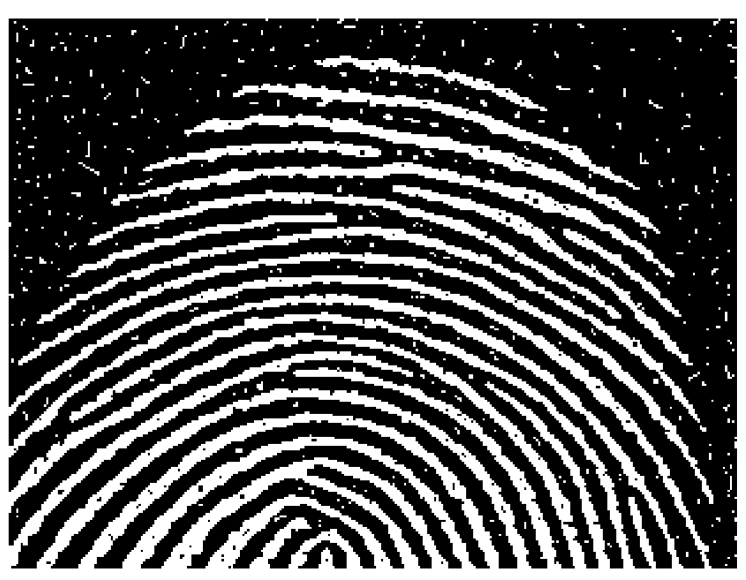
#> input picture Images/opening.png, 1492 x 1160 px, found by its file name (shown at 1/2 size)
$ python 'Lab_5(b).py'
#> lines starting #> are read from the running program, lines starting #| are printed output that depends on the picture
import numpy as np
import cv2
import matplotlib.pyplot as plt

##  erosion
def erosion(img,structuring_element):
    [h,w] = img.shape
    mask = np.ones((structuring_element,structuring_element),np.uint8)
    eroted_image = np.zeros_like(img)
    padding = structuring_element // 2

    for i in range(padding, h-padding):
        for j in range(padding,w-padding):
            kernel = img[i-padding :i+padding+1 , j-padding : j+padding+1]
            eroted_image[i,j] = np.min(mask * kernel)
    return eroted_image


## dilation
def dilation(img,structuring_element):
    [h,w]=img.shape
    mask = np.ones((structuring_element,structuring_element), np.uint8)
    dilated_image = np.zeros_like(img)
    padding = structuring_element // 2

    for i in range(padding, h-padding):
        for j in range(padding,w-padding):
            kernel = img[i-padding :i+padding+1 , j-padding : j+padding+1]
            dilated_image[i,j] = np.max(mask * kernel)
    return dilated_image


path = 'Digital Image Processing/Images/opening.png'
img = cv2.imread(path,0)
#> img: shape (1160, 1492); min 0, max 255, mean 86.1
img = cv2.resize(img,(512,512))
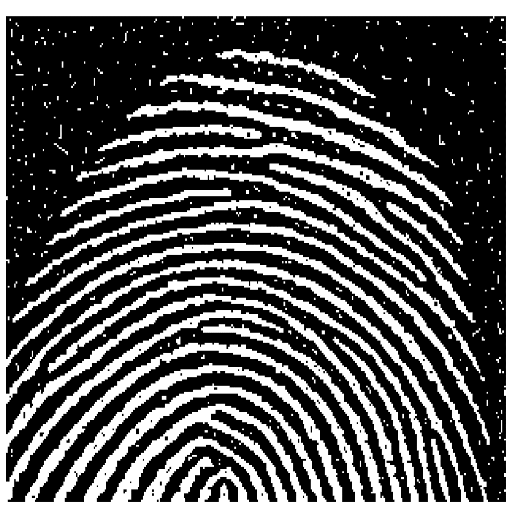
#> img: shape (512, 512); min 0, max 255, mean 86

[h,w] = img.shape
#> h = 512; w = 512

structuring_element1 = 5
eroted_image = erosion(img,structuring_element1)
#> after the loop in erosion, `for i in range(padding, h-padding):`:
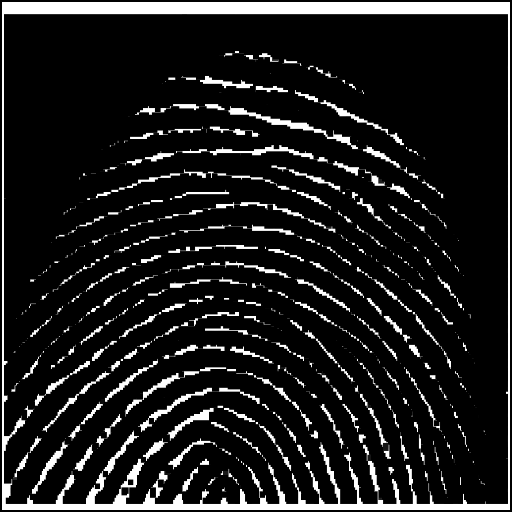
#> eroted_image: shape (512, 512); min 0, max 255, mean 29.5

structuring_element2 = 15
dilated_image = dilation(img,structuring_element2)
#> after the loop in dilation, `for i in range(padding, h-padding):`:
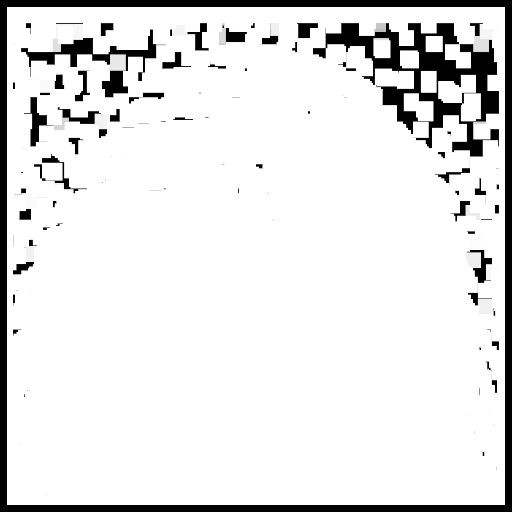
#> dilated_image: shape (512, 512); min 0, max 255, mean 227.9

opening = dilation(eroted_image,structuring_element1)
#> call 2 of dilation, with structuring_element = 5
#> after the loop in dilation (call 2), `for i in range(padding, h-padding):`:
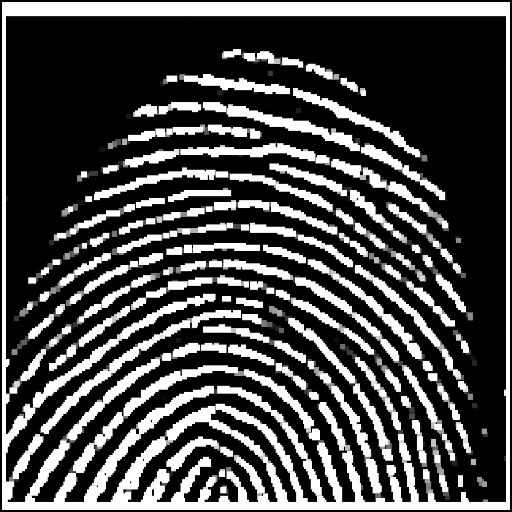
#> dilated_image: shape (512, 512); min 0, max 255, mean 73.6
closing = erosion(dilated_image,structuring_element2)
#> call 2 of erosion, with structuring_element = 15
#> after the loop in erosion (call 2), `for i in range(padding, h-padding):`:
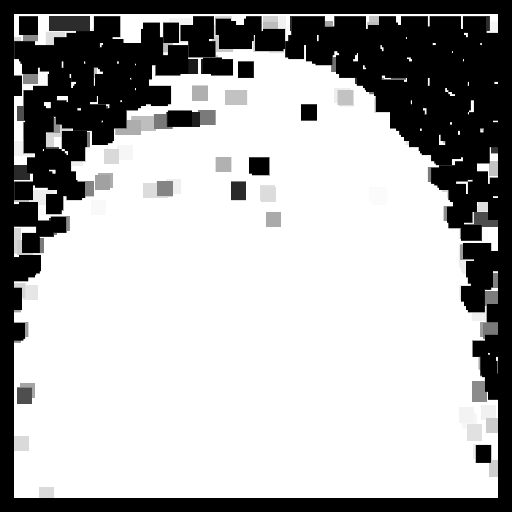
#> eroted_image: shape (512, 512); min 0, max 255, mean 173.2

plt.figure(figsize=(10,5))
plt.subplot(2,2,1)
plt.imshow(img, cmap = 'gray')

plt.subplot(2,2,2)
plt.imshow(opening, cmap = 'gray')

plt.subplot(2,2,3)
plt.imshow(closing, cmap = 'gray')


plt.show()

$ run again, with Images/boundary.png copied over Images/opening.png
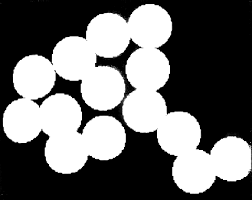
#> input picture Images/boundary.png, 252 x 200 px, found by its file name
#> img is the input picture: shape (200, 252); min 0, max 255, mean 107
#> img: shape (512, 512)
#> after the loop in dilation, `for i in range(padding, h-padding):`:
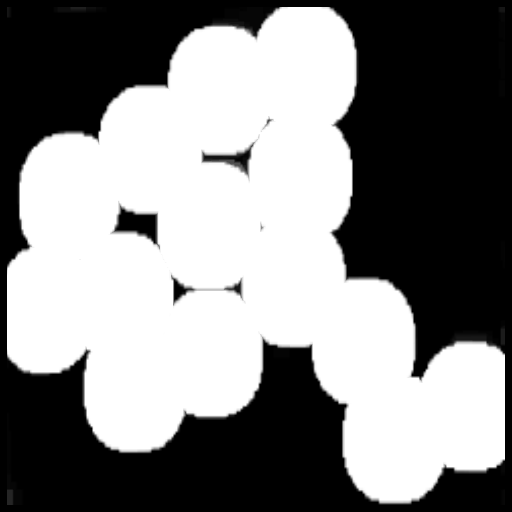
#> dilated_image: shape (512, 512); min 0, max 255, mean 131.4
#> after the loop in erosion (call 2), `for i in range(padding, h-padding):`:
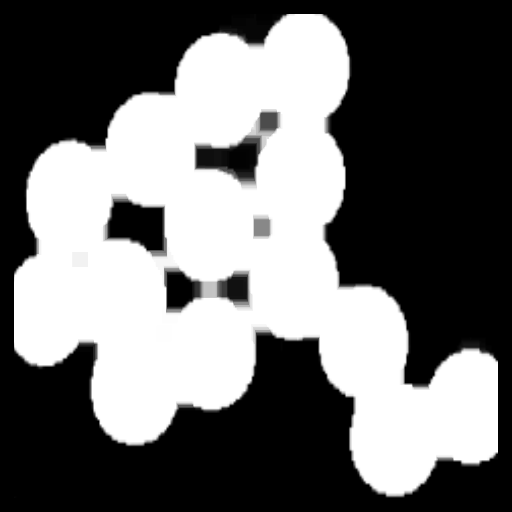
#> eroted_image: shape (512, 512); min 0, max 255, mean 109.7

$ run again, with Images/aa.jpeg saved as Images/opening.png
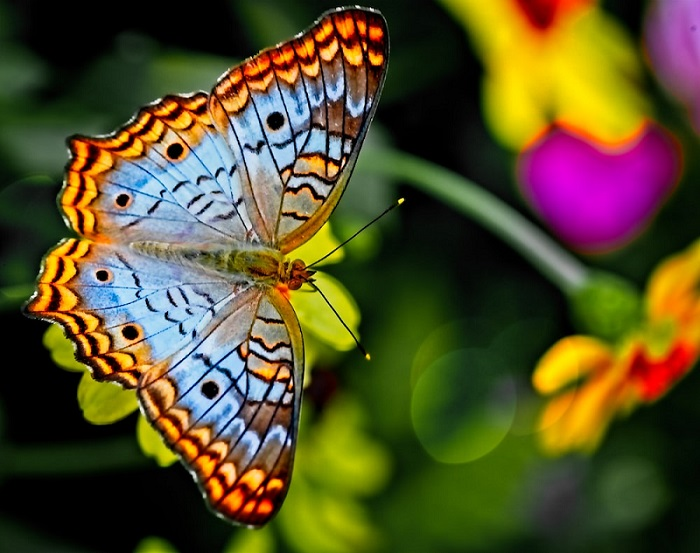
#> input picture Images/aa.jpeg, 700 x 553 px, found by its file name
#> after the loop in dilation (call 2), `for i in range(padding, h-padding):`:
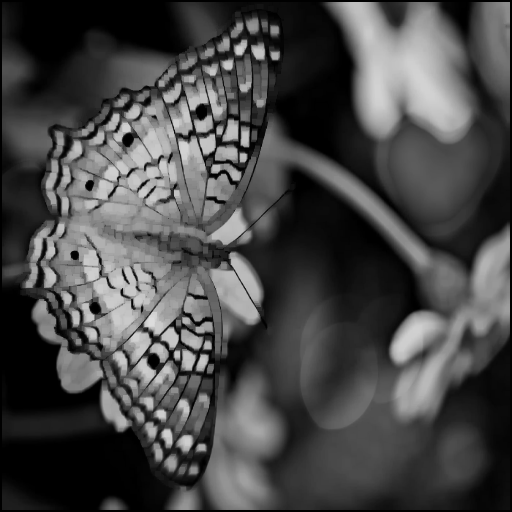
#> dilated_image: shape (512, 512); min 0, max 220, mean 71.2
#> after the loop in erosion (call 2), `for i in range(padding, h-padding):`:
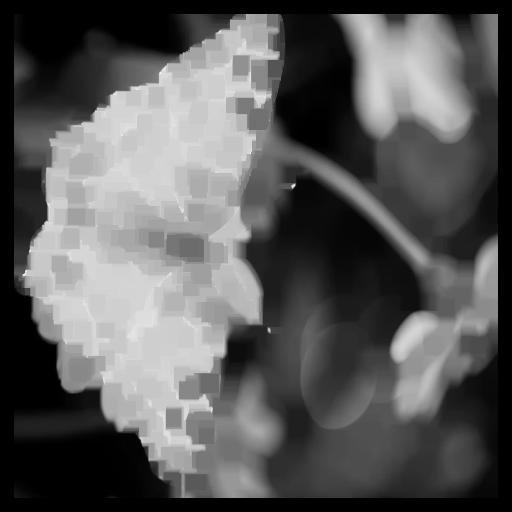
#> eroted_image: shape (512, 512); min 0, max 252, mean 90
